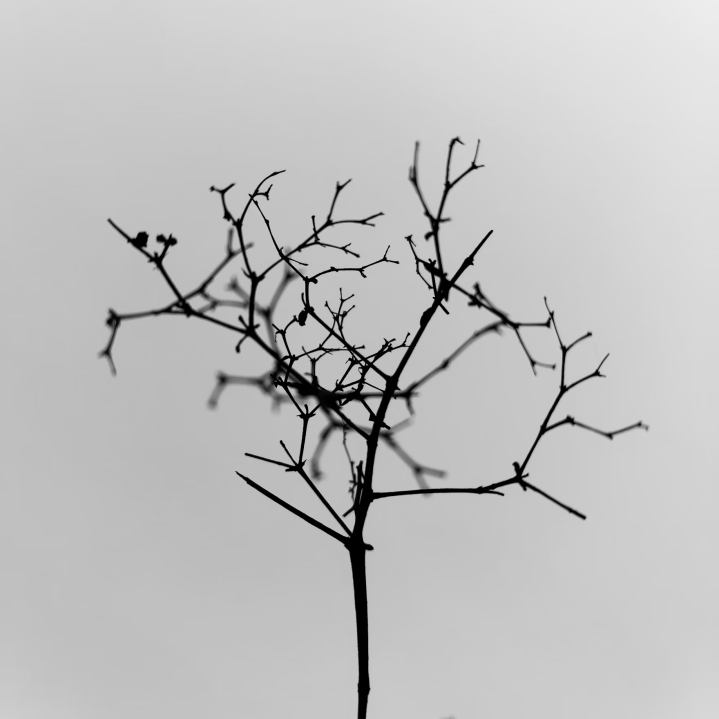
#> input picture secreta.png, 719 x 719 px
$ python 'Ejercicio1 -- se puede borrar.py'
#> lines starting #> are read from the running program, lines starting #| are printed output that depends on the picture; after the words box and inside, x2 and y2 are one past the last pixel; in counts of white or black regions, pixels touching at a corner belong together
#> in calcular_capacidad, img is the input picture: PIL image 719x719 RGB; min 0, max 237, mean 191.5
#| - Máximo caracteres (1 LSB por píxel): 64619
#| - Máximo bits (1 LSB por píxel): 516961
#| Capacidad máxima de la imagen: 64619 caracteres (usando 1 LSB por píxel)
import os
from PIL import Image, ImageChops, UnidentifiedImageError
import numpy as np
import matplotlib.pyplot as plt
import math


def texto_a_binario(texto):
    """Convierte un texto a su representación binaria (8 bits por carácter)"""
    binario = []
    for char in texto:
        # Convertir cada carácter a su valor ASCII y luego a binario de 8 bits
        bin_char = bin(ord(char))[2:].zfill(8)
        binario.extend([int(bit) for bit in bin_char])
    return binario


def binario_a_texto(binario):
    """Convierte una secuencia binaria de vuelta a texto"""
    texto = []
    # Agrupar los bits en grupos de 8
    for i in range(0, len(binario), 8):
        byte = binario[i:i + 8]
        if len(byte) < 8:
            break  # Ignorar bits incompletos al final
        # Convertir el byte binario a carácter ASCII
        char = chr(int(''.join(map(str, byte)), 2))
        texto.append(char)
    return ''.join(texto)

def calcular_capacidad(imagen_path, bits_por_pixel=1):
    """Calcula la capacidad máxima de mensaje para la imagen"""
    img = Image.open(imagen_path)
    ancho, alto = img.size
    capacidad_bits = ancho * alto * bits_por_pixel
    capacidad_bytes = capacidad_bits // 8
    capacidad_caracteres = capacidad_bytes - 1  # Restamos 1 para el marcador '&'
    return capacidad_caracteres, capacidad_bits

def mostrar_conversion_mensaje(mensaje):
    """Muestra la conversión paso a paso del mensaje"""
    print("\n--- Conversión del mensaje ---")
    print(f"Mensaje original: {mensaje}")
    print("ASCII: ", end="")
    ascii_values = [ord(c) for c in mensaje]
    print(ascii_values)

    print("Binario: ", end="")
    for c in mensaje:
        print(f"{ord(c):08b}", end=" ")
    print()

    # Mostrar ejemplo de modificación de píxel
    print("\nEjemplo modificación LSB:")
    pixel_ejemplo = 189  # Valor de ejemplo
    bit_ejemplo = 1  # Bit de ejemplo
    print(f"Pixel original: {pixel_ejemplo} ({pixel_ejemplo:08b})")
    pixel_modificado = (pixel_ejemplo & 0xFE) | bit_ejemplo
    print(f"Pixel modificado: {pixel_modificado} ({pixel_modificado:08b})")


def analizar_estego_imagen(original_path, estego_path):
    """Realiza análisis detallado de la imagen estego"""
#> called with original_path = 'secreta.png', estego_path = 'estego.png'
    try:
        # Abrir imágenes con manejo de errores
        try:
            original = Image.open(original_path).convert("L")
            estego = Image.open(estego_path).convert("L")
        except FileNotFoundError as e:
            raise FileNotFoundError(f"No se encontró el archivo: {str(e)}")
        except Exception as e:
            raise Exception(f"Error al abrir imágenes: {str(e)}")

        # Verificar que las imágenes tengan el mismo tamaño
        if original.size != estego.size:
            raise ValueError("Las imágenes deben tener las mismas dimensiones")

        # Calcular diferencias
        diff = ImageChops.difference(original, estego)
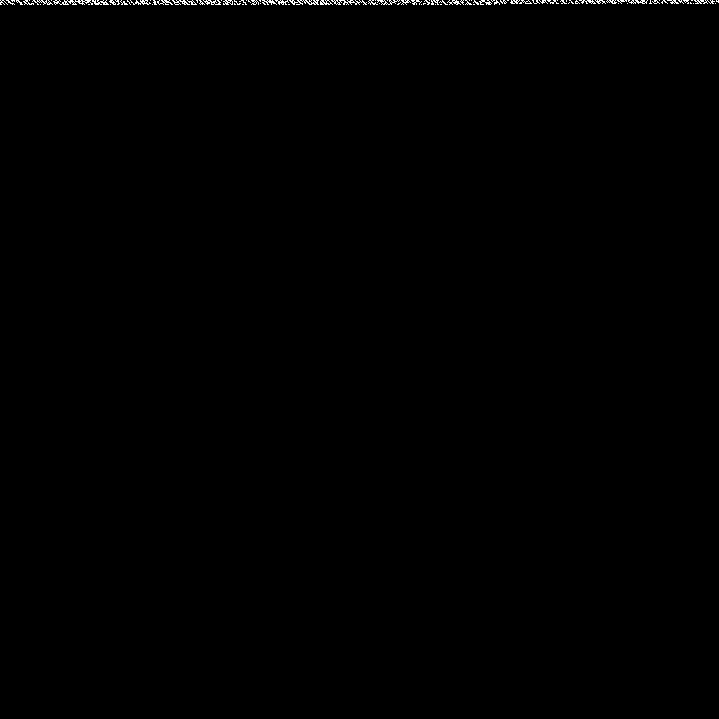
#> diff: PIL image 719x719 L; values 0 (black) and 1 (white), 0.32% white in thin lines or dots, all inside (x1, y1, x2, y2) = (0, 0, 719, 5)
        diff_array = np.array(diff)

        # Estadísticas
        total_pixeles = original.size[0] * original.size[1]
#> total_pixeles = 516961
        pixeles_modificados = np.sum(diff_array > 0)
#> pixeles_modificados = 1657
        porcentaje_modificado = (pixeles_modificados / total_pixeles) * 100
#> porcentaje_modificado = 0.321

        print("\n--- Análisis de la imagen estego ---")
        print(f"Dimensiones: {original.size[0]}x{original.size[1]}")
        print(f"Total de píxeles: {total_pixeles:,}")
        print(f"Píxeles modificados: {pixeles_modificados:,} ({porcentaje_modificado:.6f}%)")
        print(f"Relación modificación: 1 cada {int(total_pixeles / pixeles_modificados)} píxeles")

        # Mostrar histogramas
        plt.figure(figsize=(15, 5))

        # Histograma original
        plt.subplot(1, 3, 1)
        plt.hist(np.array(original).ravel(), bins=256, range=(0, 256), color='blue', alpha=0.7)
        plt.title("Histograma Original")
        plt.xlabel("Valor de píxel")
        plt.ylabel("Frecuencia")

        # Histograma estego
        plt.subplot(1, 3, 2)
        plt.hist(np.array(estego).ravel(), bins=256, range=(0, 256), color='green', alpha=0.7)
        plt.title("Histograma Estego")
        plt.xlabel("Valor de píxel")

        # Histograma diferencias (ampliado para mejor visualización)
        plt.subplot(1, 3, 3)
        plt.hist(diff_array.ravel(), bins=range(0, 3), align='left', color='red', alpha=0.7, rwidth=0.8)
        plt.title("Histograma de Diferencias")
        plt.xlabel("Diferencia")
        plt.xticks([0, 1])
        plt.tight_layout()
        plt.show()
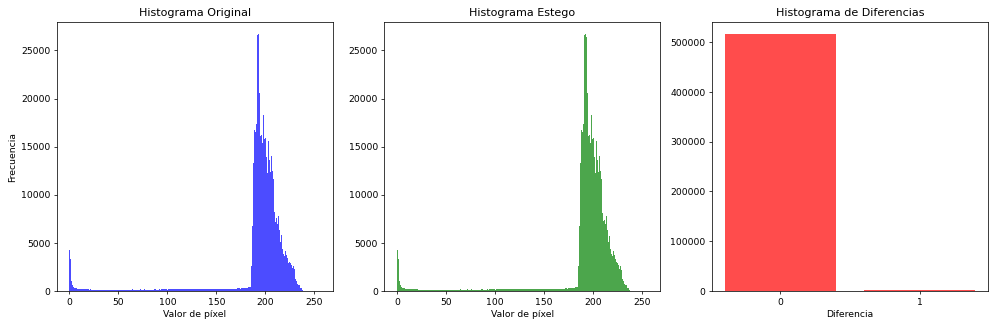
#> figure drawn by matplotlib, 3 panels; panel 1: tallest bar 26669 high, from x = 192 to 193; panel 2: tallest bar 26669 high, from x = 192 to 193

        # Mostrar imágenes comparativas
        plt.figure(figsize=(15, 5))

        # Imagen original
        plt.subplot(1, 3, 1)
        plt.imshow(original, cmap='gray', vmin=0, vmax=255)
        plt.title("Imagen Original")
        plt.axis('off')

        # Imagen estego
        plt.subplot(1, 3, 2)
        plt.imshow(estego, cmap='gray', vmin=0, vmax=255)
        plt.title("Imagen Estego")
        plt.axis('off')

        # Diferencias (resaltadas)
        plt.subplot(1, 3, 3)
        plt.imshow(diff_array, cmap='hot', interpolation='nearest')
        plt.title("Mapa de Diferencias")
        plt.colorbar(label='Magnitud de cambio')
        plt.axis('off')
        plt.tight_layout()
        plt.show()
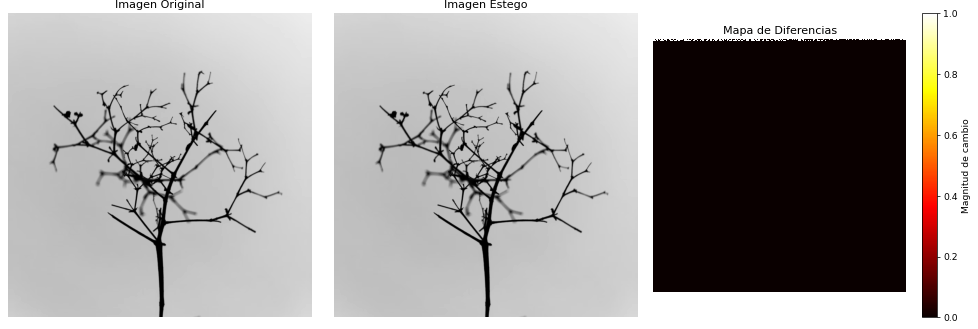
#> figure drawn by matplotlib, 4 panels

    except Exception as e:
        print(f"\n❌ Error durante el análisis: {str(e)}")
        raise

def codificar_lsb(imagen_path, mensaje, salida_path, bits_por_pixel=1):
    """Codifica un mensaje en una imagen usando LSB"""
    # Mostrar información de capacidad
    capacidad_caracteres, _ = calcular_capacidad(imagen_path, bits_por_pixel)
    print(f"\nCapacidad máxima de la imagen: {capacidad_caracteres} caracteres (usando {bits_por_pixel} LSB por píxel)")

    # Mostrar conversión del mensaje
    mostrar_conversion_mensaje(mensaje)

    # Abrir la imagen y convertir a escala de grises
    img = Image.open(imagen_path).convert('L')
    img_array = np.array(img)

    # Convertir el mensaje a binario y agregar marcador de fin '&'
    mensaje += '&'
    binario = texto_a_binario(mensaje)

    # Verificar si el mensaje cabe en la imagen
    if len(binario) > img_array.size * bits_por_pixel:
        raise ValueError(f"El mensaje es demasiado largo para la imagen. Máximo: {capacidad_caracteres} caracteres")

    # Codificar el mensaje en los LSBs
    flat_img = img_array.flatten()
    for i in range(len(binario)):
        # Calcular índice de píxel y bit dentro del píxel
        pixel_idx = i // bits_por_pixel
        bit_pos = i % bits_por_pixel

        if pixel_idx >= len(flat_img):
            break

        # SOLUCIÓN: Usar máscara positiva
        mask = 255 ^ (1 << bit_pos)  # Máscara siempre positiva
        flat_img[pixel_idx] = (flat_img[pixel_idx] & mask) | (binario[i] << bit_pos)

    # Reconstruir la imagen y guardarla
    img_estego = flat_img.reshape(img_array.shape)
    Image.fromarray(img_estego).save(salida_path)
    print(f"\nMensaje codificado en {salida_path}")
    print(f"Total de bits del mensaje: {len(binario)}")
    print(f"Total de píxeles modificados: {math.ceil(len(binario) / bits_por_pixel)}")

def decodificar_lsb(imagen_path, bits_por_pixel=1):
    """Decodifica un mensaje de una imagen usando LSB"""
#> called with imagen_path = 'estego.png', bits_por_pixel = 1
    # Abrir la imagen estego
    img = Image.open(imagen_path).convert('L')
    img_array = np.array(img)

    # Extraer los bits según la cantidad de bits por píxel
    bits = []
    for pixel in img_array.flatten():
        for bit_pos in range(bits_por_pixel):
            bits.append((pixel >> bit_pos) & 1)
#> this loop made 516961 passes
#> pixel on passes 1 to 3: 212, 213, 212
#> after the loop, bits = 516961 items

    # Buscar el marcador de fin '&' (00100110 en binario)
    mensaje_binario = []
    marcador = [0, 0, 1, 0, 0, 1, 1, 0]  # '&' en binario

    for i in range(0, len(bits), 8):
        byte = bits[i:i + 8]
        if len(byte) < 8:
            break

        # Verificar si es el marcador de fin
        if byte == marcador:
            break

        mensaje_binario.extend(byte)
#> this loop made 422 passes
#> (i, byte) on passes 2 to 4: (8, [0, 1, 1, 0, 0, 0, 0, 1]), (16, [0, 0, 1, 0, 0, 0, 0, 0]), (24, [0, 1, 1, 1, 0, 1, 0, 0])
#> after the loop, mensaje_binario = 3368 values, max 1 at index 1, min 0 at index 0, mean 0.476

    # Convertir los bits a texto
    mensaje = binario_a_texto(mensaje_binario)
#> the loop in binario_a_texto, `for i in range(0, len(binario), 8):` made 421 passes
#> after the loop in binario_a_texto, `for i in range(0, len(binario), 8):`: texto = 421 items, first 6: 'L', 'a', ' ', 't', 'e', 'c'
    return mensaje

def calcular_capacidad(imagen_path, bits_por_pixel=1):
    """Calcula la capacidad máxima de mensaje para la imagen"""
    try:
        img = Image.open(imagen_path)
        ancho, alto = img.size
        capacidad_bits = ancho * alto * bits_por_pixel
        capacidad_bytes = capacidad_bits // 8
        capacidad_caracteres = capacidad_bytes - 1  # Restamos 1 para el marcador '&'
        return capacidad_caracteres, capacidad_bits
    except FileNotFoundError:
        raise FileNotFoundError(f"No se encontró el archivo de imagen: {imagen_path}")
    except UnidentifiedImageError:
        raise UnidentifiedImageError(
            f"No se pudo identificar la imagen: {imagen_path}. Verifica que sea un archivo de imagen válido.")
    except Exception as e:
        raise Exception(f"Error al procesar la imagen: {str(e)}")

def mostrar_info_capacidad(imagen_path, mensaje):
    """Muestra información sobre la capacidad de la imagen con manejo de errores"""
    print(f"\n{'=' * 50}")
    print(f"Capacidad de la imagen {imagen_path}:")

    try:
        if not os.path.exists(imagen_path):
            raise FileNotFoundError(f"El archivo {imagen_path} no existe en el directorio actual")

        capacidad_caracteres, capacidad_bits = calcular_capacidad(imagen_path)
        print(f"- Máximo caracteres (1 LSB por píxel): {capacidad_caracteres}")
        print(f"- Máximo bits (1 LSB por píxel): {capacidad_bits}")
        print(f"Longitud del mensaje a codificar: {len(mensaje)} caracteres")

        if len(mensaje) > capacidad_caracteres:
            print("\n⚠️ ADVERTENCIA: El mensaje es más largo que la capacidad de la imagen")
    except Exception as e:
        print(f"\n❌ Error: {str(e)}")
        return False

    print(f"{'=' * 50}")
    return True

def verificar_decodificacion(mensaje_original, mensaje_decodificado):
    """Verifica si el mensaje decodificado coincide con el original"""
    if mensaje_original == mensaje_decodificado:
        print("\n✅ El mensaje decodificado coincide exactamente con el original!")
    else:
        print("\n❌ Hubo un error en la decodificación.")
        print(f"Diferencia: {len(mensaje_original) - len(mensaje_decodificado)} caracteres")

if __name__ == "__main__":
    # Configuración - ahora con rutas absolutas para mejor control
    directorio_actual = os.path.dirname(os.path.abspath(__file__))
    imagen_original = os.path.join(directorio_actual, "secreta.png")
    imagen_estego = os.path.join(directorio_actual, "estego.png")

    mensaje = ("La tecnología ha transformado radicalmente la manera en que vivimos, trabajamos y nos comunicamos. " +
               "Gracias a los avances en inteligencia artificial, conectividad y automatización, las empresas pueden " +
               "optimizar sus procesos, mientras que las personas acceden a información en tiempo real. No obstante, " +
               "este progreso exige una adaptación constante y un compromiso ético para garantizar un desarrollo sostenible e inclusivo.")

    # 1. Mostrar capacidad de la imagen (con verificación)
    if not mostrar_info_capacidad(imagen_original, mensaje):
        exit()  # Salir si hay error con la imagen

    # 2. Codificar el mensaje
    try:
        print("\nCodificando mensaje...")
        codificar_lsb(imagen_original, mensaje, imagen_estego)
    except ValueError as e:
        print(f"Error al codificar: {e}")
        exit()
    except Exception as e:
        print(f"Error inesperado al codificar: {str(e)}")
        exit()

    # Resto del código (análisis, decodificación, verificación) se mantiene igual
    try:
        # 3. Analizar imagen estego
        analizar_estego_imagen(imagen_original, imagen_estego)

        # 4. Decodificar el mensaje
        print("\nDecodificando mensaje...")
        mensaje_decodificado = decodificar_lsb(imagen_estego)
        print(f"\nMensaje decodificado: {mensaje_decodificado}")

        # 5. Verificación
        verificar_decodificacion(mensaje, mensaje_decodificado)
    except Exception as e:
        print(f"Error en el proceso de análisis/decodificación: {str(e)}")
